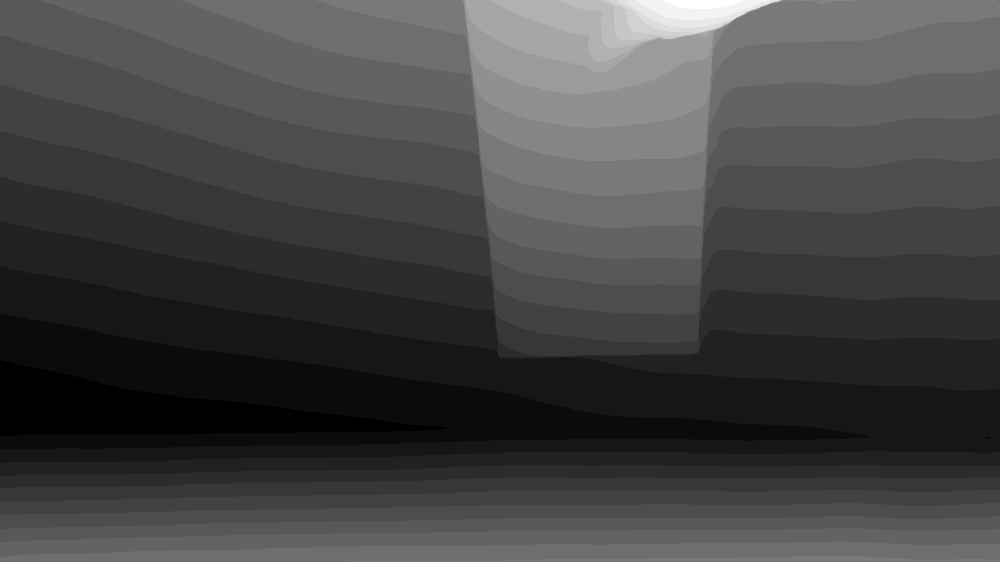
#> input picture keyframes_with_depth/depth_scaled/metric_depth_0001_t1.97s.png, 1000 x 562 px, shrunk from 1920 x 1080 before the run; its folder holds 4 pictures in this run
$ python measure_wall.py
#> lines starting #> are read from the running program, lines starting #| are printed output that depends on the picture; after the words box and inside, x2 and y2 are one past the last pixel; in counts of white or black regions, pixels touching at a corner belong together
"""
Interactive wall measurement tool using scaled depth maps
Measure distances and dimensions on your wall
"""

import cv2
import numpy as np
import os
from pathlib import Path


def measure_wall():
    """
    Interactive tool to measure wall dimensions from scaled depth maps
    """
    print("\n" + "="*70)
    print("WALL MEASUREMENT TOOL")
    print("="*70)

    depth_dir = './keyframes_with_depth/depth_scaled'

    if not os.path.exists(depth_dir):
        print(f"Error: {depth_dir} not found!")
        print("Make sure you've run scale_with_book.py first")
        return

    # List available scaled depth maps
    depth_files = sorted([f for f in os.listdir(depth_dir)
                         if f.endswith('.png') and 'metric' in f])

    if not depth_files:
        print("No scaled depth maps found!")
        return

    print(f"\nFound {len(depth_files)} scaled depth maps:\n")
    for i, f in enumerate(depth_files):
        print(f"  {i}: {f}")

    # Select which frame to measure
    while True:
        try:
            frame_idx = int(input(f"\nSelect frame to measure (0-{len(depth_files)-1}): "))
            if 0 <= frame_idx < len(depth_files):
                break
            print("Invalid selection!")
        except ValueError:
            print("Enter a number!")
#> this loop made 1 pass; the answer given on pass 1: 1

    selected_file = depth_files[frame_idx]
    depth_path = os.path.join(depth_dir, selected_file)

    # Load depth map (16-bit, so divide by 100 to get cm)
    depth_map = cv2.imread(depth_path, cv2.IMREAD_ANYDEPTH)
#> depth_map is the input picture: shape (562, 1000) uint16; min 0, max 6072, mean 1713.1

    if depth_map is None:
        print(f"Error: Could not load {selected_file}")
        return

    depth_cm = depth_map.astype(np.float32) / 100

    print(f"\n{'='*70}")
    print(f"Loaded: {selected_file}")
    print(f"{'='*70}")
    print(f"\nDepth map statistics:")
    print(f"  Resolution: {depth_cm.shape[1]} x {depth_cm.shape[0]} pixels")
#|   Resolution: 1000 x 562 pixels
    print(f"  Min depth: {depth_cm.min():.2f} cm")
#|   Min depth: 0.00 cm
    print(f"  Max depth: {depth_cm.max():.2f} cm")
#|   Max depth: 60.72 cm
    print(f"  Mean depth: {depth_cm.mean():.2f} cm")
#|   Mean depth: 17.13 cm
    print(f"\nScaling factor: 0.238125 cm/pixel")

    # Create visualization
    # Normalize for display
    depth_normalized = ((depth_cm - depth_cm.min()) /
                       (depth_cm.max() - depth_cm.min() + 0.0001) * 255).astype(np.uint8)

    # Apply colormap for better visualization
    depth_colored = cv2.applyColorMap(depth_normalized, cv2.COLORMAP_JET)
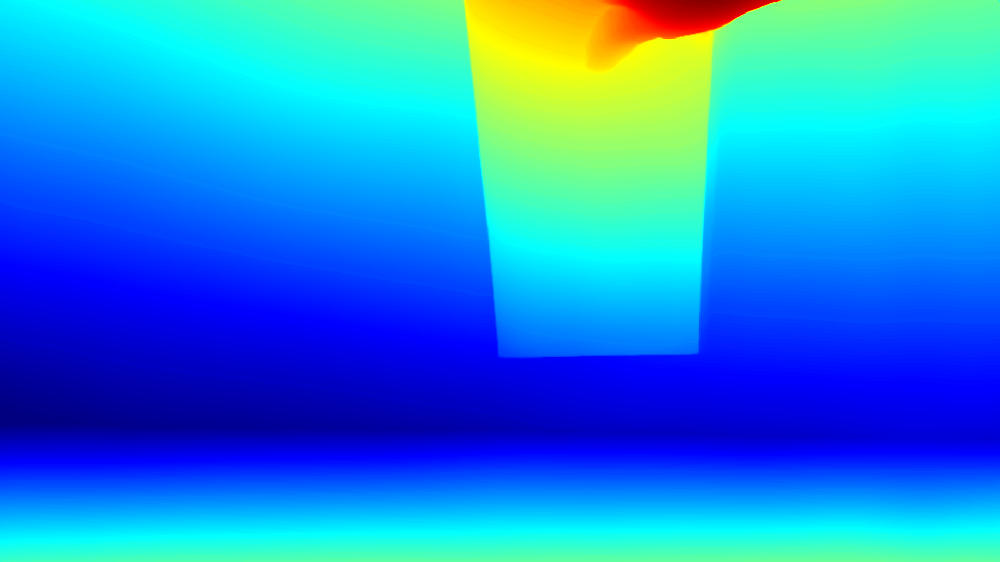
#> depth_colored: shape (562, 1000, 3); mean B, G, R 220, 134.8, 25.4

    # Add text overlay
    text = f"Min: {depth_cm.min():.1f}cm  Max: {depth_cm.max():.1f}cm  Mean: {depth_cm.mean():.1f}cm"
#> text = 'Min: 0.0cm  Max: 60.7cm  Mean: 17.1cm'
    cv2.putText(depth_colored, text, (10, 30), cv2.FONT_HERSHEY_SIMPLEX,
                0.7, (255, 255, 255), 2)
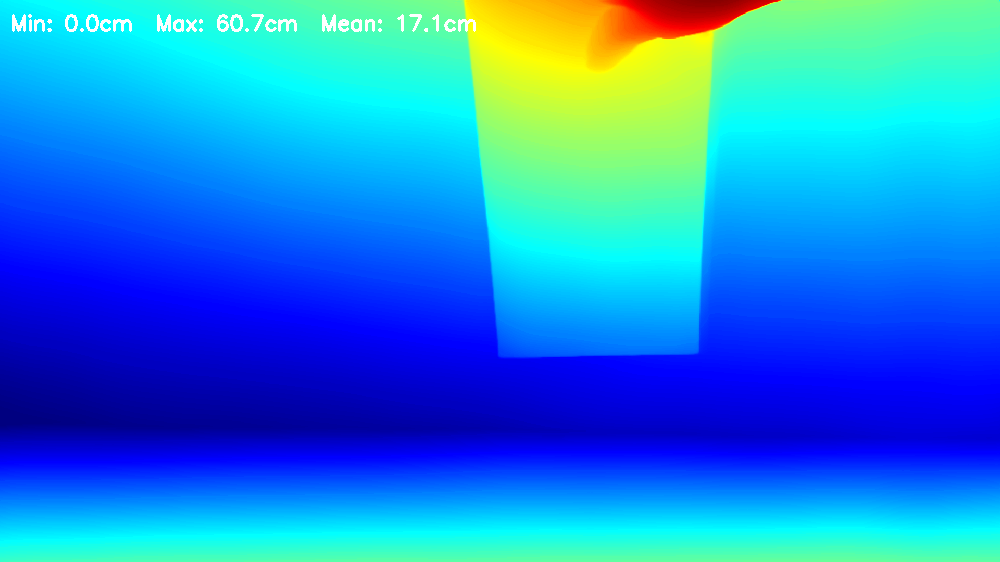
#> depth_colored: shape (562, 1000, 3); 0.47% of pixels changed, all inside (x1, y1, x2, y2) = (12, 14, 476, 32)

    print(f"\n{'='*70}")
    print("MEASUREMENT MODE")
    print(f"{'='*70}")
    print("\nInstructions:")
    print("1. A colored depth map will appear (blue=far, red=close)")
    print("2. Click TWO POINTS on the wall to measure distance")
    print("3. The distance between them will be calculated in cm")
    print("4. You can make multiple measurements")
    print("5. Press 'q' or ESC to finish\n")

    points = []
    measurements = []
    display_image = depth_colored.copy()

    # [68 lines left out: function mouse_callback, not called in this run]

    cv2.namedWindow('Depth Map - Click to Measure')
    cv2.setMouseCallback('Depth Map - Click to Measure', mouse_callback)
    cv2.imshow('Depth Map - Click to Measure', display_image)

    print("Click on the image to start measuring...")
    print("(Right-click to undo last point)\n")

    while True:
        key = cv2.waitKey(100) & 0xFF
#> (key q is pressed here)
        if key == ord('q') or key == 27:  # q or ESC
            break

    cv2.destroyAllWindows()

    # Summary
    if measurements:
        print(f"\n{'='*70}")
        print("MEASUREMENT SUMMARY")
        print(f"{'='*70}\n")

        total_measurements = len(measurements)
        print(f"Total measurements: {total_measurements}\n")

        for i, m in enumerate(measurements, 1):
            print(f"Measurement {i}:")
            print(f"  From: ({m['point1'][0]}, {m['point1'][1]})")
            print(f"  To:   ({m['point2'][0]}, {m['point2'][1]})")
            print(f"  Distance: {m['cm_dist']:.2f} cm ({m['cm_dist']/100:.2f} m)\n")

        # Calculate average
        avg_dist = np.mean([m['cm_dist'] for m in measurements])
        print(f"Average distance: {avg_dist:.2f} cm ({avg_dist/100:.2f} m)")

        # Save measurements to file
        output_file = os.path.join(depth_dir, 'measurements.txt')
        with open(output_file, 'w') as f:
            f.write("WALL MEASUREMENTS\n")
            f.write("="*50 + "\n\n")
            f.write(f"Source: {selected_file}\n")
            f.write(f"Scaling factor: 0.238125 cm/pixel\n")
            f.write(f"Reference object: Red book (19.05 cm)\n\n")
            f.write(f"Total measurements: {total_measurements}\n\n")
            for i, m in enumerate(measurements, 1):
                f.write(f"Measurement {i}: {m['cm_dist']:.2f} cm\n")
            f.write(f"\nAverage: {avg_dist:.2f} cm\n")

        print(f"\n✓ Measurements saved to: {output_file}")
        print("="*70 + "\n")
    else:
        print("\nNo measurements taken.")


if __name__ == '__main__':
    try:
        measure_wall()
    except KeyboardInterrupt:
        print("\n\nCancelled!")
    except Exception as e:
        print(f"\nError: {e}")
        import traceback
        traceback.print_exc()
